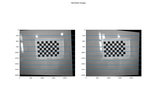
#> input picture rectified_images.png, 157 x 105 px, shrunk from 1500 x 1000 before the run, given in place of left_1.bmp, which was not available
$ jupyter execute --allow-errors SAD.ipynb
#> lines starting #> are read from the running program, lines starting #| are printed output that depends on the picture; pictures that were not available may be replaced by others from this repository, and a replacement may not be noted
[cell 1]
import argparse
import numpy as np
import cv2
import time
from PIL import Image
import concurrent.futures
from scipy import ndimage, signal
import matplotlib.pyplot as plt

[cell 2]
def read_image(path):
#> called with path = 'SceneImages/SceneImages_left/left_1.bmp'
    img = cv2.imread(path,0)
#> img: shape (105, 157); min 0, max 255, mean 213

    return img.astype(np.int32)

[cell 3]
def shift(block_l, block_r, block_size):
    dim1, dim2 = block_r.shape
    val = 10000
    ind = 0

    for i in range(dim2-2*block_size):
        current_diff = sad(block_l, block_r[:,i:i+2*block_size+1])

        if current_diff<val:
            val = current_diff
            ind = i+block_size

    return ind

[cell 4]
def sad(block1, block2):
    return np.sum(np.abs(block1-block2))

def disparity(im1, im2, block_size=5, shift_size=80, name="Main Process"):
    print("Hi, I am "+name)

    dim1, dim2 = im1.shape

    if block_size is None:
        block_size = min(dim1//50, dim2//50)

    if shift_size is None:
        shift_size = block_size*10

    map = np.zeros((dim1, dim2))

    for i in range(dim1):
        for j in range(dim2):
            lim1 = j-shift_size if j-shift_size>=0 else 0
            lim2 = j+shift_size+1 if j+shift_size+1<dim2 else dim2
            lim3 = i if i>=0 else 0
            lim4 = i+1 if i+1<dim1 else dim1
            lim5 = j-block_size if j-block_size>=0 else 0
            lim6 = j+block_size+1 if j+block_size+1<dim2 else dim2

            if lim5==0:
                lim6=lim5+2*block_size+1

            if lim6==dim2:
                lim5=lim6-2*block_size-1

            map[i,j] = shift_size-shift(im1[lim3:lim4,lim5:lim6], im2[lim3:lim4,lim1:lim2], block_size)

    return map

def salt_pepper_noise():
    pass

#> (a cell that did not finish here is left out)

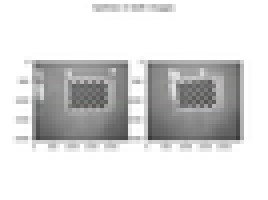
#> input picture epilines.png, 67 x 50 px, shrunk from 640 x 480 before the run, given in place of right_1.bmp, which was not available (shown 4 times larger)
#> after the loop `for i in range(nb_processes-1):`: param_list = 6 items
#> the loop `for param in param_list:` made 7 passes
#| Hi, I am Process0
#| Hi, I am Process1
#| Hi, I am Process2
#| Hi, I am Process3
#| Hi, I am Process4
#| Hi, I am Process5
#| Hi, I am Process6
#> `depth=np.vstack(tuple([future.result() for future in futures]))`:
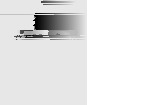
#> depth: shape (105, 157) float64; min -25, max 30, mean 25.2; drawn with min black and max white
#> `depth = np.abs(depth)*255//np.max(np.abs(depth))`:
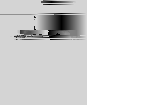
#> depth: shape (105, 157) float64; min 0, max 255, mean 221.3

    start = time.time()

    if mode=="parallel":
        param_list = []
        fac= im1.shape[0]//nb_processes

        for i in range(nb_processes-1):
            param_list.append([im1[i*fac:(i+1)*fac,:], im2[i*fac:(i+1)*fac,:], block_size, shift_size, "Process"+str(i)])

        param_list.append([im1[(nb_processes-1)*fac:,:], im2[(nb_processes-1)*fac:,:], block_size, shift_size, "Process"+str(nb_processes-1)])

        with concurrent.futures.ProcessPoolExecutor() as executor:
            futures=[]

            for param in param_list:
                p1,p2,p3,p4,p5=param
                futures.append(executor.submit(disparity, p1,p2,p3,p4,p5))

        depth=np.vstack(tuple([future.result() for future in futures]))

    else:
        depth = disparity(im1, im2, block_size, shift_size)

    duration = time.time()-start
    print("execution time: ", duration)
    depth = np.abs(depth)*255//np.max(np.abs(depth))
    depth = signal.medfilt(depth, kernel_size=median_kernel_size)
    cv2.imwrite(path_depth_map, depth)
    heatmap = cv2.applyColorMap(cv2.imread(path_depth_map), cv2.COLORMAP_JET)
    cv2.imwrite(path_color_map, heatmap)
